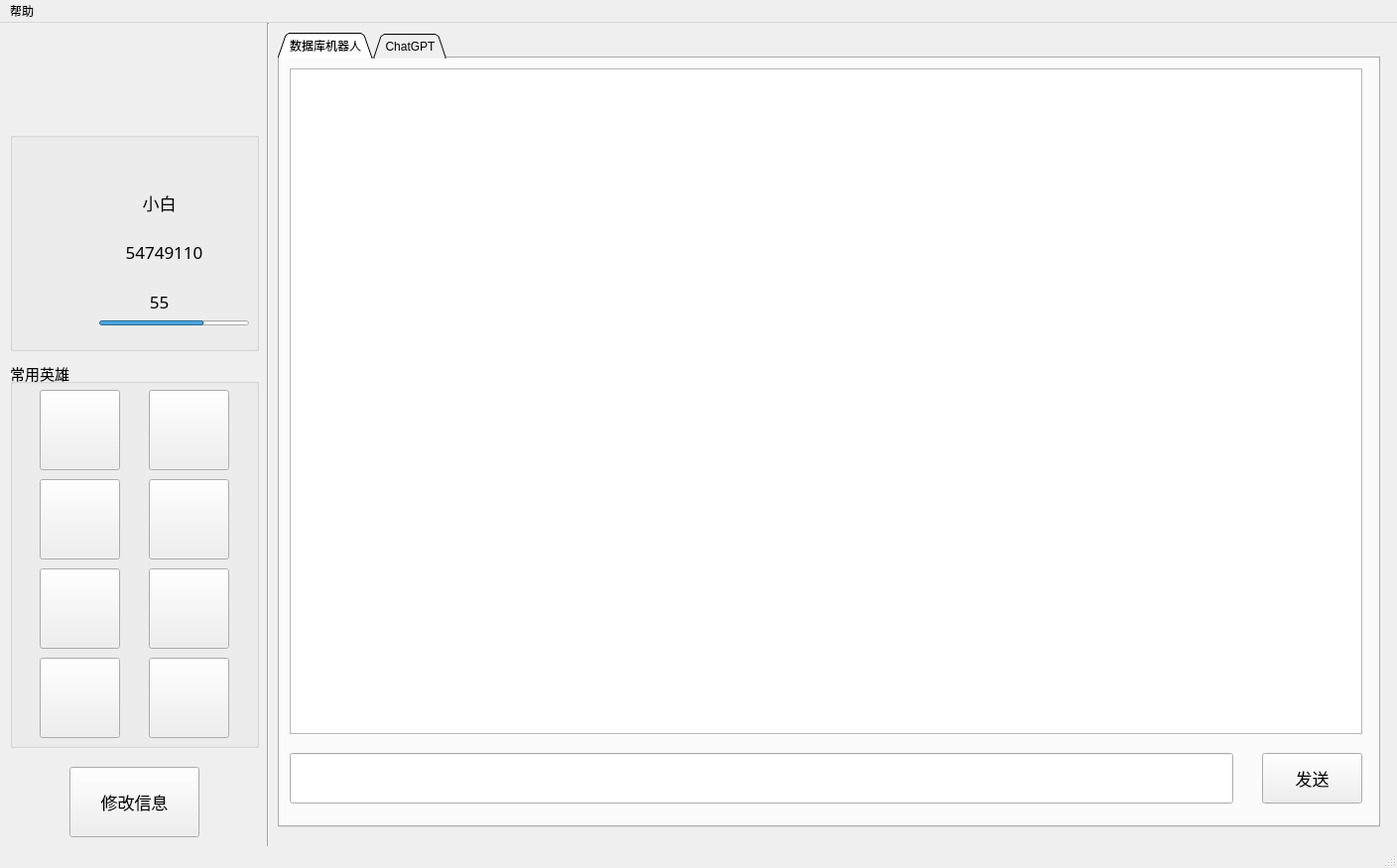
<?xml version="1.0" encoding="UTF-8"?>
<ui version="4.0">
 <class>MainWindow</class>
 <widget class="QMainWindow" name="MainWindow">
  <property name="geometry">
   <rect>
    <x>0</x>
    <y>0</y>
    <width>1408</width>
    <height>875</height>
   </rect>
  </property>
  <property name="windowTitle">
   <string>聊天机器人</string>
  </property>
  <widget class="QWidget" name="centralwidget">
   <widget class="QPushButton" name="pushButton">
    <property name="geometry">
     <rect>
      <x>70</x>
      <y>750</y>
      <width>131</width>
      <height>71</height>
     </rect>
    </property>
    <property name="font">
     <font>
      <family>宋体</family>
      <pointsize>13</pointsize>
     </font>
    </property>
    <property name="text">
     <string>修改信息</string>
    </property>
   </widget>
   <widget class="Line" name="line">
    <property name="geometry">
     <rect>
      <x>260</x>
      <y>0</y>
      <width>20</width>
      <height>831</height>
     </rect>
    </property>
    <property name="orientation">
     <enum>Qt::Vertical</enum>
    </property>
   </widget>
   <widget class="QTabWidget" name="tabWidget">
    <property name="geometry">
     <rect>
      <x>280</x>
      <y>10</y>
      <width>1111</width>
      <height>801</height>
     </rect>
    </property>
    <property name="autoFillBackground">
     <bool>false</bool>
    </property>
    <property name="tabShape">
     <enum>QTabWidget::Triangular</enum>
    </property>
    <property name="currentIndex">
     <number>0</number>
    </property>
    <property name="iconSize">
     <size>
      <width>40</width>
      <height>40</height>
     </size>
    </property>
    <property name="tabBarAutoHide">
     <bool>false</bool>
    </property>
    <widget class="QWidget" name="tab">
     <property name="autoFillBackground">
      <bool>false</bool>
     </property>
     <attribute name="title">
      <string>数据库机器人</string>
     </attribute>
     <widget class="QPushButton" name="pushButton_2">
      <property name="geometry">
       <rect>
        <x>990</x>
        <y>700</y>
        <width>101</width>
        <height>51</height>
       </rect>
      </property>
      <property name="font">
       <font>
        <family>宋体</family>
        <pointsize>13</pointsize>
       </font>
      </property>
      <property name="text">
       <string>发送</string>
      </property>
     </widget>
     <widget class="QLineEdit" name="lineEdit">
      <property name="geometry">
       <rect>
        <x>10</x>
        <y>700</y>
        <width>951</width>
        <height>51</height>
       </rect>
      </property>
     </widget>
     <widget class="QListWidget" name="listWidget">
      <property name="geometry">
       <rect>
        <x>10</x>
        <y>10</y>
        <width>1081</width>
        <height>671</height>
       </rect>
      </property>
     </widget>
    </widget>
    <widget class="QWidget" name="tab_2">
     <attribute name="title">
      <string>ChatGPT</string>
     </attribute>
     <widget class="QListWidget" name="listWidget_2">
      <property name="geometry">
       <rect>
        <x>10</x>
        <y>10</y>
        <width>1081</width>
        <height>671</height>
       </rect>
      </property>
     </widget>
     <widget class="QLineEdit" name="lineEdit_2">
      <property name="geometry">
       <rect>
        <x>10</x>
        <y>700</y>
        <width>951</width>
        <height>51</height>
       </rect>
      </property>
     </widget>
     <widget class="QPushButton" name="pushButton_4">
      <property name="geometry">
       <rect>
        <x>990</x>
        <y>700</y>
        <width>101</width>
        <height>51</height>
       </rect>
      </property>
      <property name="font">
       <font>
        <family>宋体</family>
        <pointsize>13</pointsize>
       </font>
      </property>
      <property name="text">
       <string>发送</string>
      </property>
     </widget>
    </widget>
   </widget>
   <widget class="QLabel" name="label">
    <property name="geometry">
     <rect>
      <x>80</x>
      <y>20</y>
      <width>101</width>
      <height>101</height>
     </rect>
    </property>
    <property name="text">
     <string/>
    </property>
   </widget>
   <widget class="QGroupBox" name="groupBox">
    <property name="geometry">
     <rect>
      <x>10</x>
      <y>340</y>
      <width>251</width>
      <height>391</height>
     </rect>
    </property>
    <property name="font">
     <font>
      <pointsize>11</pointsize>
     </font>
    </property>
    <property name="layoutDirection">
     <enum>Qt::LeftToRight</enum>
    </property>
    <property name="autoFillBackground">
     <bool>false</bool>
    </property>
    <property name="title">
     <string>常用英雄</string>
    </property>
    <property name="alignment">
     <set>Qt::AlignLeading|Qt::AlignLeft|Qt::AlignVCenter</set>
    </property>
    <widget class="QPushButton" name="cha1">
     <property name="geometry">
      <rect>
       <x>30</x>
       <y>30</y>
       <width>81</width>
       <height>81</height>
      </rect>
     </property>
     <property name="text">
      <string/>
     </property>
    </widget>
    <widget class="QPushButton" name="cha2">
     <property name="geometry">
      <rect>
       <x>140</x>
       <y>30</y>
       <width>81</width>
       <height>81</height>
      </rect>
     </property>
     <property name="text">
      <string/>
     </property>
    </widget>
    <widget class="QPushButton" name="cha3">
     <property name="geometry">
      <rect>
       <x>30</x>
       <y>120</y>
       <width>81</width>
       <height>81</height>
      </rect>
     </property>
     <property name="text">
      <string/>
     </property>
    </widget>
    <widget class="QPushButton" name="cha4">
     <property name="geometry">
      <rect>
       <x>140</x>
       <y>120</y>
       <width>81</width>
       <height>81</height>
      </rect>
     </property>
     <property name="text">
      <string/>
     </property>
    </widget>
    <widget class="QPushButton" name="cha5">
     <property name="geometry">
      <rect>
       <x>30</x>
       <y>210</y>
       <width>81</width>
       <height>81</height>
      </rect>
     </property>
     <property name="text">
      <string/>
     </property>
    </widget>
    <widget class="QPushButton" name="cha6">
     <property name="geometry">
      <rect>
       <x>140</x>
       <y>210</y>
       <width>81</width>
       <height>81</height>
      </rect>
     </property>
     <property name="text">
      <string/>
     </property>
    </widget>
    <widget class="QPushButton" name="cha7">
     <property name="geometry">
      <rect>
       <x>30</x>
       <y>300</y>
       <width>81</width>
       <height>81</height>
      </rect>
     </property>
     <property name="text">
      <string/>
     </property>
    </widget>
    <widget class="QPushButton" name="more">
     <property name="geometry">
      <rect>
       <x>140</x>
       <y>300</y>
       <width>81</width>
       <height>81</height>
      </rect>
     </property>
     <property name="text">
      <string/>
     </property>
    </widget>
   </widget>
   <widget class="QGroupBox" name="groupBox_2">
    <property name="geometry">
     <rect>
      <x>10</x>
      <y>110</y>
      <width>251</width>
      <height>221</height>
     </rect>
    </property>
    <property name="title">
     <string/>
    </property>
    <widget class="QProgressBar" name="progressBar">
     <property name="geometry">
      <rect>
       <x>90</x>
       <y>190</y>
       <width>151</width>
       <height>5</height>
      </rect>
     </property>
     <property name="font">
      <font>
       <pointsize>9</pointsize>
      </font>
     </property>
     <property name="contextMenuPolicy">
      <enum>Qt::DefaultContextMenu</enum>
     </property>
     <property name="value">
      <number>70</number>
     </property>
     <property name="textVisible">
      <bool>false</bool>
     </property>
    </widget>
    <widget class="QLabel" name="label_7">
     <property name="geometry">
      <rect>
       <x>90</x>
       <y>110</y>
       <width>131</width>
       <height>22</height>
      </rect>
     </property>
     <property name="font">
      <font>
       <family>宋体</family>
       <pointsize>13</pointsize>
       <weight>50</weight>
       <bold>false</bold>
      </font>
     </property>
     <property name="text">
      <string>54749110</string>
     </property>
     <property name="alignment">
      <set>Qt::AlignCenter</set>
     </property>
    </widget>
    <widget class="QLabel" name="label_6">
     <property name="geometry">
      <rect>
       <x>110</x>
       <y>60</y>
       <width>81</width>
       <height>22</height>
      </rect>
     </property>
     <property name="font">
      <font>
       <family>宋体</family>
       <pointsize>13</pointsize>
       <weight>50</weight>
       <bold>false</bold>
      </font>
     </property>
     <property name="text">
      <string>小白</string>
     </property>
     <property name="alignment">
      <set>Qt::AlignCenter</set>
     </property>
    </widget>
    <widget class="QLabel" name="label_8">
     <property name="geometry">
      <rect>
       <x>120</x>
       <y>160</y>
       <width>61</width>
       <height>22</height>
      </rect>
     </property>
     <property name="font">
      <font>
       <family>宋体</family>
       <pointsize>13</pointsize>
       <weight>50</weight>
       <bold>false</bold>
      </font>
     </property>
     <property name="text">
      <string>55</string>
     </property>
     <property name="alignment">
      <set>Qt::AlignCenter</set>
     </property>
    </widget>
    <widget class="QLabel" name="label_3">
     <property name="geometry">
      <rect>
       <x>40</x>
       <y>110</y>
       <width>31</width>
       <height>31</height>
      </rect>
     </property>
     <property name="font">
      <font>
       <family>黑体</family>
       <pointsize>12</pointsize>
       <weight>75</weight>
       <bold>true</bold>
      </font>
     </property>
     <property name="text">
      <string/>
     </property>
    </widget>
    <widget class="QLabel" name="label_2">
     <property name="geometry">
      <rect>
       <x>40</x>
       <y>60</y>
       <width>31</width>
       <height>31</height>
      </rect>
     </property>
     <property name="font">
      <font>
       <family>黑体</family>
       <pointsize>12</pointsize>
       <weight>75</weight>
       <bold>true</bold>
      </font>
     </property>
     <property name="text">
      <string/>
     </property>
    </widget>
    <widget class="QLabel" name="label_4">
     <property name="geometry">
      <rect>
       <x>40</x>
       <y>160</y>
       <width>31</width>
       <height>31</height>
      </rect>
     </property>
     <property name="font">
      <font>
       <family>黑体</family>
       <pointsize>12</pointsize>
       <weight>75</weight>
       <bold>true</bold>
      </font>
     </property>
     <property name="text">
      <string/>
     </property>
    </widget>
   </widget>
   <zorder>groupBox_2</zorder>
   <zorder>tabWidget</zorder>
   <zorder>pushButton</zorder>
   <zorder>line</zorder>
   <zorder>label</zorder>
   <zorder>groupBox</zorder>
  </widget>
  <widget class="QStatusBar" name="statusbar"/>
  <widget class="QMenuBar" name="menubar">
   <property name="geometry">
    <rect>
     <x>0</x>
     <y>0</y>
     <width>1408</width>
     <height>26</height>
    </rect>
   </property>
   <widget class="QMenu" name="menu">
    <property name="title">
     <string>帮助</string>
    </property>
    <widget class="QMenu" name="menu_3">
     <property name="title">
      <string>软件版本</string>
     </property>
     <addaction name="actionV_1_0_0"/>
    </widget>
    <widget class="QMenu" name="menu_4">
     <property name="title">
      <string>联系我们</string>
     </property>
     <addaction name="actionli_ji_dong_sjtu_edu_cn"/>
    </widget>
    <addaction name="menu_3"/>
    <addaction name="menu_4"/>
   </widget>
   <addaction name="menu"/>
  </widget>
  <action name="action">
   <property name="text">
    <string>导出Robot查询记录</string>
   </property>
  </action>
  <action name="action_2">
   <property name="text">
    <string>更改账户信息</string>
   </property>
  </action>
  <action name="action_GPT">
   <property name="text">
    <string>导出GPT查询内容</string>
   </property>
  </action>
  <action name="actionV_1_0_0">
   <property name="text">
    <string>V 1.0.0</string>
   </property>
  </action>
  <action name="actionli_ji_dong_sjtu_edu_cn">
   <property name="text">
    <string>li.ji.dong@sjtu.edu.cn</string>
   </property>
  </action>
 </widget>
 <resources/>
 <connections>
  <connection>
   <sender>pushButton_2</sender>
   <signal>clicked()</signal>
   <receiver>MainWindow</receiver>
   <slot>Query()</slot>
   <hints>
    <hint type="sourcelabel">
     <x>1272</x>
     <y>754</y>
    </hint>
    <hint type="destinationlabel">
     <x>1014</x>
     <y>28</y>
    </hint>
   </hints>
  </connection>
  <connection>
   <sender>pushButton</sender>
   <signal>clicked()</signal>
   <receiver>MainWindow</receiver>
   <slot>EditInfo()</slot>
   <hints>
    <hint type="sourcelabel">
     <x>156</x>
     <y>776</y>
    </hint>
    <hint type="destinationlabel">
     <x>125</x>
     <y>740</y>
    </hint>
   </hints>
  </connection>
  <connection>
   <sender>pushButton_4</sender>
   <signal>clicked()</signal>
   <receiver>MainWindow</receiver>
   <slot>Query2()</slot>
   <hints>
    <hint type="sourcelabel">
     <x>1272</x>
     <y>764</y>
    </hint>
    <hint type="destinationlabel">
     <x>915</x>
     <y>34</y>
    </hint>
   </hints>
  </connection>
 </connections>
 <slots>
  <slot>Query()</slot>
  <slot>Query2()</slot>
  <slot>EditInfo()</slot>
 </slots>
</ui>
